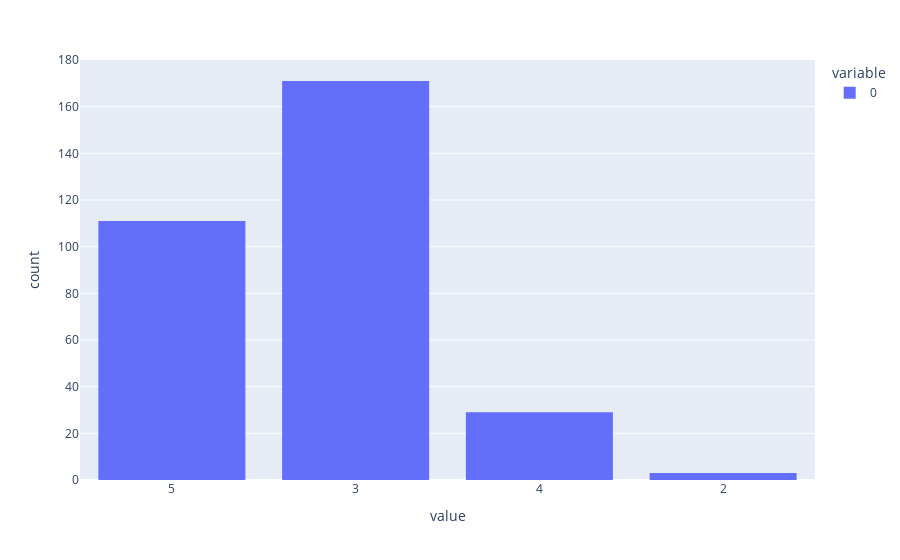

The notebook cell this image was saved under:
### Code cell
fig = px.histogram(stars)
plt.savefig('hist_starrating_count2.png')
fig.show()

### Figure 1 — Plotly figure (JSON) as saved in the notebook; plotly's stock layout.template omitted (floating-point values rounded to 4 significant figures; data arrays with more than 128 entries replaced by an {"elided": "..."} marker saying what was removed)
{"data": [{"alignmentgroup": "True", "bingroup": "x", "hovertemplate": "variable=0<br>value=%{x}<br>count=%{y}<extra></extra>", "legendgroup": "0", "marker": {"color": "#636efa", "pattern": {"shape": ""}}, "name": "0", "offsetgroup": "0", "orientation": "v", "showlegend": true, "type": "histogram", "x": {"elided": "314 str values"}, "xaxis": "x", "yaxis": "y"}], "layout": {"barmode": "relative", "legend": {"title": {"text": "variable"}, "tracegroupgap": 0}, "margin": {"t": 60}, "xaxis": {"anchor": "y", "domain": [0, 1], "title": {"text": "value"}}, "yaxis": {"anchor": "x", "domain": [0, 1], "title": {"text": "count"}}}}
